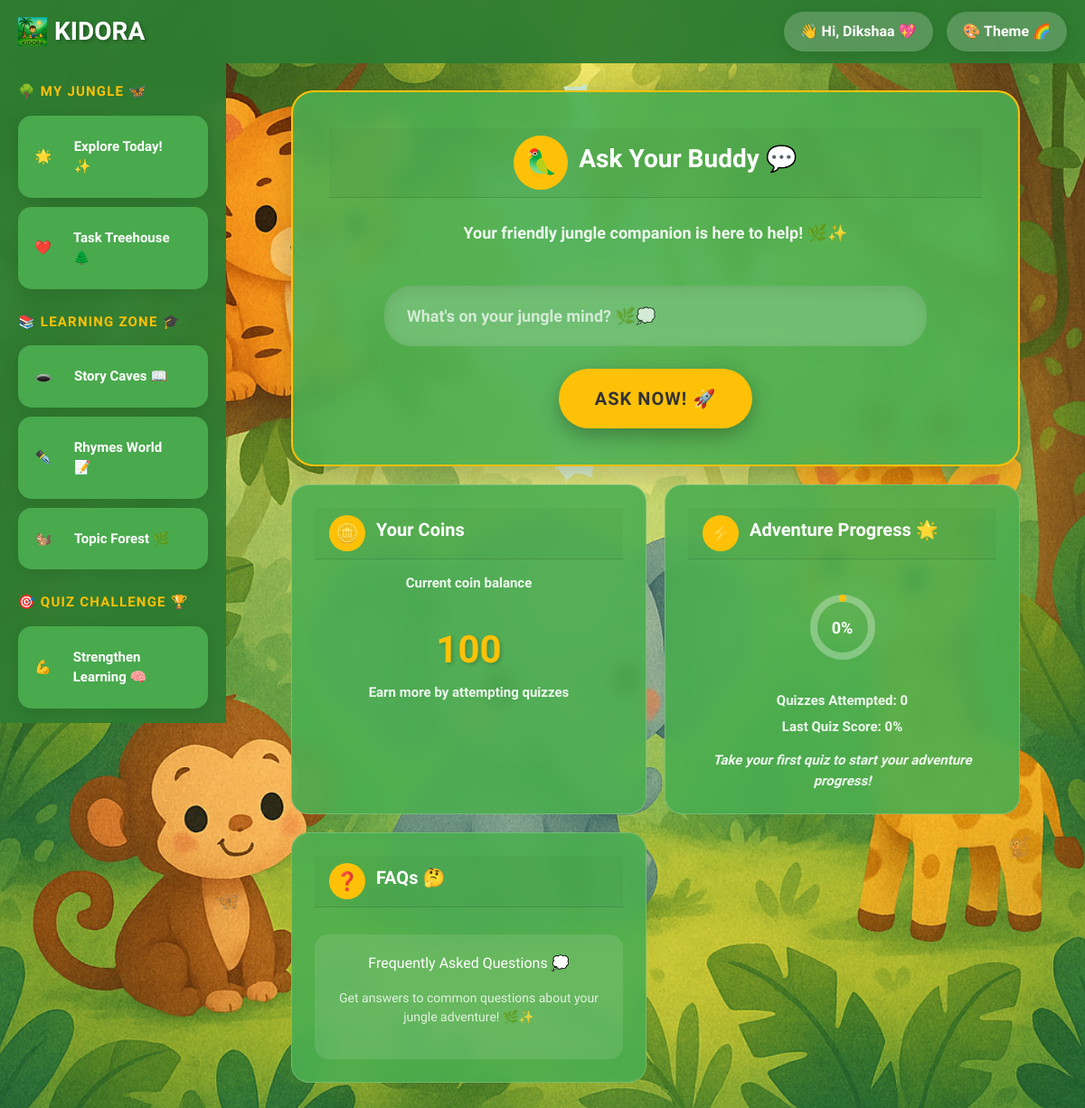
Before: /dashboard/ (signed in) with the older database file.
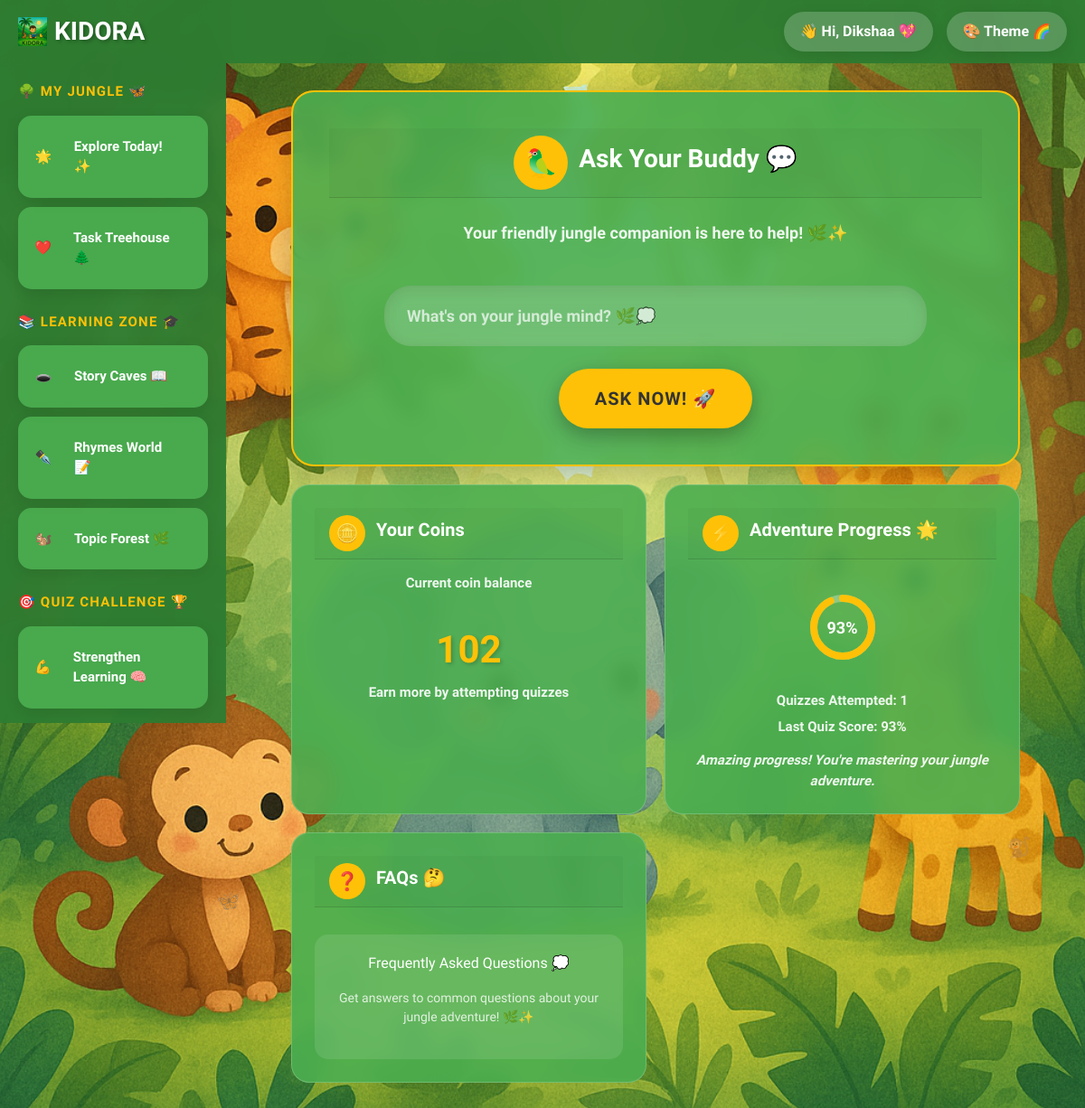
After: the same page with the newer database file.
### dashboard/models.py (models this page shows, shortened)
class Quiz(models.Model):
    user = models.ForeignKey(User, on_delete=models.CASCADE)
    subject = models.ForeignKey(Subject, on_delete=models.CASCADE, null=True)
    topic = models.ForeignKey(Topic, on_delete=models.CASCADE, null=True)
    score = models.FloatField()
    completed_at = models.DateTimeField(auto_now_add=True)

### dashboard/views.py (the view)
# urls.py: path('', views.dashboard, name="dashboard"),
@login_required
def dashboard(request):
    profile, _ = UserProfile.objects.get_or_create(user=request.user, defaults={'coins': 250})
    if profile.coins == 0:
        profile.coins = 250
        profile.save(update_fields=['coins'])
    user = request.user
    user_quizzes = Quiz.objects.filter(user=user)
    overall_average = user_quizzes.aggregate(Avg('score'))['score__avg'] or 0
    total_quizzes = user_quizzes.count()
    latest_quiz = user_quizzes.order_by('-completed_at').first()
    last_score = latest_quiz.score if latest_quiz else 0
    if total_quizzes == 0:
        progress_message = "Take your first quiz to start your adventure progress!"
    elif overall_average >= 85:
        progress_message = "Amazing progress! You're mastering your jungle adventure."
    elif overall_average >= 60:
        progress_message = "Great work! Keep practicing to level up even faster."
    else:
        progress_message = "Good start! Try a few more quizzes to boost your progress."
    circumference = 2 * 3.14159 * 32  # Corresponds to the radius in the SVG
    stroke_dasharray_value = (overall_average / 100) * circumference
    context = {
        'coins': profile.coins,
        'first_name': request.user.first_name,
        'overall_average': overall_average,
        'total_quizzes': total_quizzes,
        'last_score': last_score,
        'progress_message': progress_message,
        'circumference': circumference,
        'stroke_dasharray_value': stroke_dasharray_value,
    }
    return render(request, 'dashboard/dashboard.html', context)

### accounts/context_processors.py (called while the page is built)
def coins_context(request):
    coins = 0
    if request.user.is_authenticated:
        profile, created = UserProfile.objects.get_or_create(user=request.user, defaults={'coins': 250})
        if not created and profile.coins == 0:
            profile.coins = 250
            profile.save(update_fields=['coins'])
        coins = profile.coins
    return {'coins': coins}

### templates/dashboard/dashboard.html (shortened to what the changed rows need)
{% load static %}
<!DOCTYPE html>
<html lang="en">
<head>
    <link href="https://cdn.jsdelivr.net/npm/bootstrap@5.0.2/dist/css/bootstrap.min.css" rel="stylesheet">
</head>
<body class="theme-jungle">
    <div class="container">
        <div class="main-content">
            <div class="card">
                <div class="card-header">
                    <div class="card-icon">🪙</div>
                    <div class="card-title">Your Coins</div>
                </div>
                <div class="stats-label" style="margin-bottom: 15px;">Current coin balance</div>
                <div class="stats-number" style="font-size: 42px; margin-bottom: 5px;">{{ coins }}</div>
                <div class="stats-label">Earn more by attempting quizzes</div>
            </div>
            <div class="card">
                <div class="card-header">
                    <div class="card-icon">⚡</div>
                    <div class="card-title">Adventure Progress 🌟</div>
                </div>
                <div class="progress-ring">
                    <svg width="80" height="80">
                        <circle class="progress-circle" cx="40" cy="40" r="32"></circle>
                        <circle class="progress-fill" cx="40" cy="40" r="32"
                                stroke-dasharray="{{ stroke_dasharray_value }} {{ circumference }}"
                                stroke-dashoffset="0"
                                transform="rotate(-90 40 40)"></circle>
                    </svg>
                    <div class="progress-text">{{ overall_average|floatformat:0 }}%</div>
                </div>
                <div class="stats-label" style="margin-top: 10px;">Quizzes Attempted: {{ total_quizzes }}</div>
                <div class="stats-label" style="margin-top: 6px;">Last Quiz Score: {{ last_score|floatformat:0 }}%</div>
                <div class="stats-label" style="margin-top: 15px; font-style: italic;">{{ progress_message }}</div>
            </div>
        </div>
    </div>
</body>
</html>

Changed rows visible on the page:
added Quiz: score "93"
Other visible differences:
{{ coins }}: "100" → "102"
{{ overall_average|floatformat:0 }}: "0" → "93"
{{ total_quizzes }}: "0" → "1"
{{ progress_message }}: "Take your first quiz to start your adventure progress!" → "Amazing progress! You're mastering your jungle adventure."
{{ last_score|floatformat:0 }}: "0" → (not shown)
